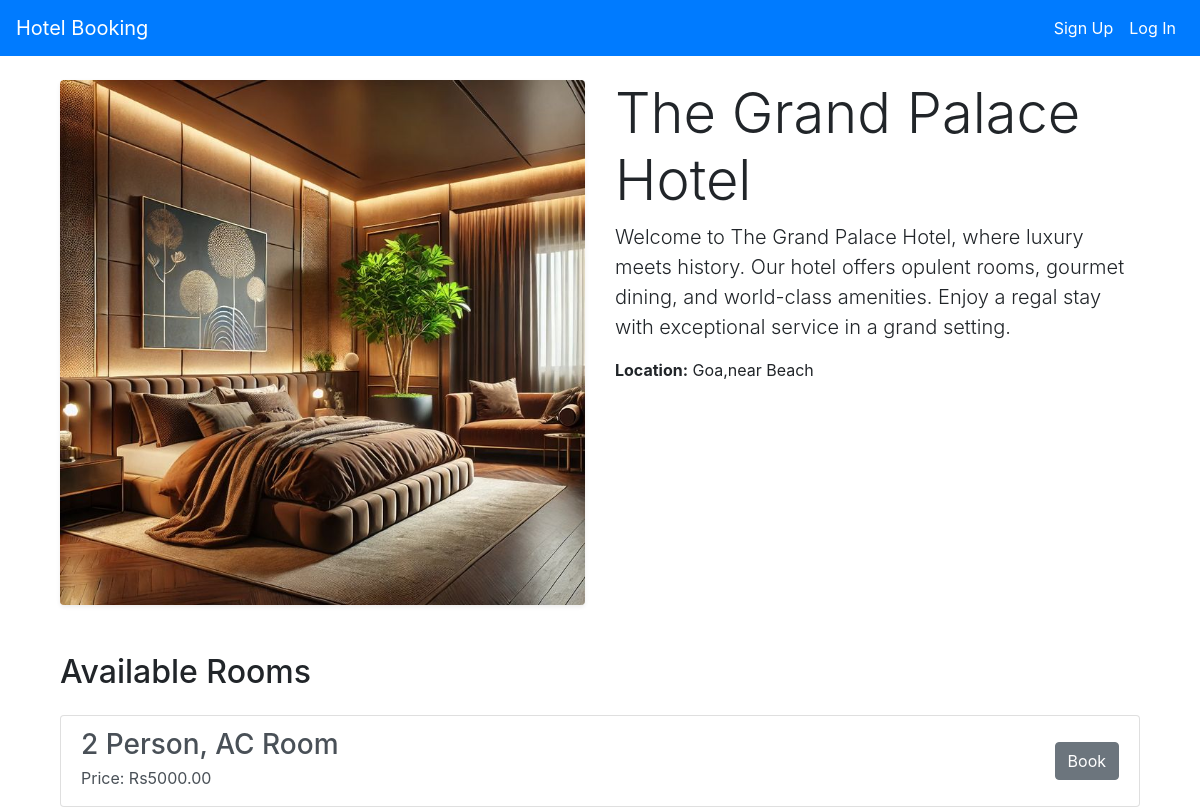
The app's page /hotels/2/ with its own data.
### hotels/models.py (models this page shows, shortened)
class Hotel(models.Model):
    name = models.CharField(max_length=100)
    description = models.TextField()
    location = models.CharField(max_length=200)
    image = models.ImageField(upload_to='hotel_images/', blank=True, null=True)

class Room(models.Model):
    hotel = models.ForeignKey(Hotel, on_delete=models.CASCADE, related_name='rooms')
    room_type = models.CharField(max_length=100)
    price = models.DecimalField(max_digits=10, decimal_places=2)
    availability = models.BooleanField(default=True)

### hotels/views.py (the view)
# urls.py: path('<int:pk>/', hotel_detail, name='hotel_detail'),
def hotel_detail(request, pk):
    hotel = get_object_or_404(Hotel, pk=pk)
    rooms = hotel.rooms.all()
    return render(request, 'hotel_detail.html', {'hotel': hotel, 'rooms': rooms})

### hotels/templates/hotel_detail.html (shortened to what this page needs)
{% extends 'base.html' %}
{% block content %}
<div class="container mt-4">
    <div class="row">
        <div class="col-md-6">
            <img src="{{ hotel.image.url }}" class="img-fluid rounded shadow-sm" alt="{{ hotel.name }}">
        </div>
        <div class="col-md-6">
            <h1 class="display-4">{{ hotel.name }}</h1>
            <p class="lead">{{ hotel.description }}</p>
            <p class="mb-3"><strong>Location:</strong> {{ hotel.location }}</p>
        </div>
    </div>
    <div class="row mt-5">
        <div class="col-md-12">
            <h2 class="mb-4">Available Rooms</h2>
            <div class="list-group">
                {% for room in rooms %}
                    <a href="{% url 'book_room' hotel.id room.id %}" class="list-group-item list-group-item-action d-flex justify-content-between align-items-center">
                        <div>
                            <h3 class="mb-1">{{ room.room_type }}</h3>
                            <p class="mb-1">Price: Rs{{ room.price }}</p>
                        </div>
                        <span class="btn btn-secondary">Book</span>
                    </a>
                {% empty %}
                    <div class="alert alert-info" role="alert">
                        No rooms available.
                    </div>
                {% endfor %}
            </div>
        </div>
    </div>
</div>
{% endblock %}

### hotels/templates/base.html (style rules this page uses)
body { padding-top: 56px; }

### records on screen
Hotel: image (picture), name "The Grand Palace Hotel", description "Welcome to The Grand Palace Hotel, where luxury meets history. Our hotel offers opulent rooms, gourmet dining, and world-class amenities. Enjoy a regal stay with exceptional service in a grand setting.", location "Goa,near Beach"
Room: room_type "2 Person, AC Room", price "5000.00"
